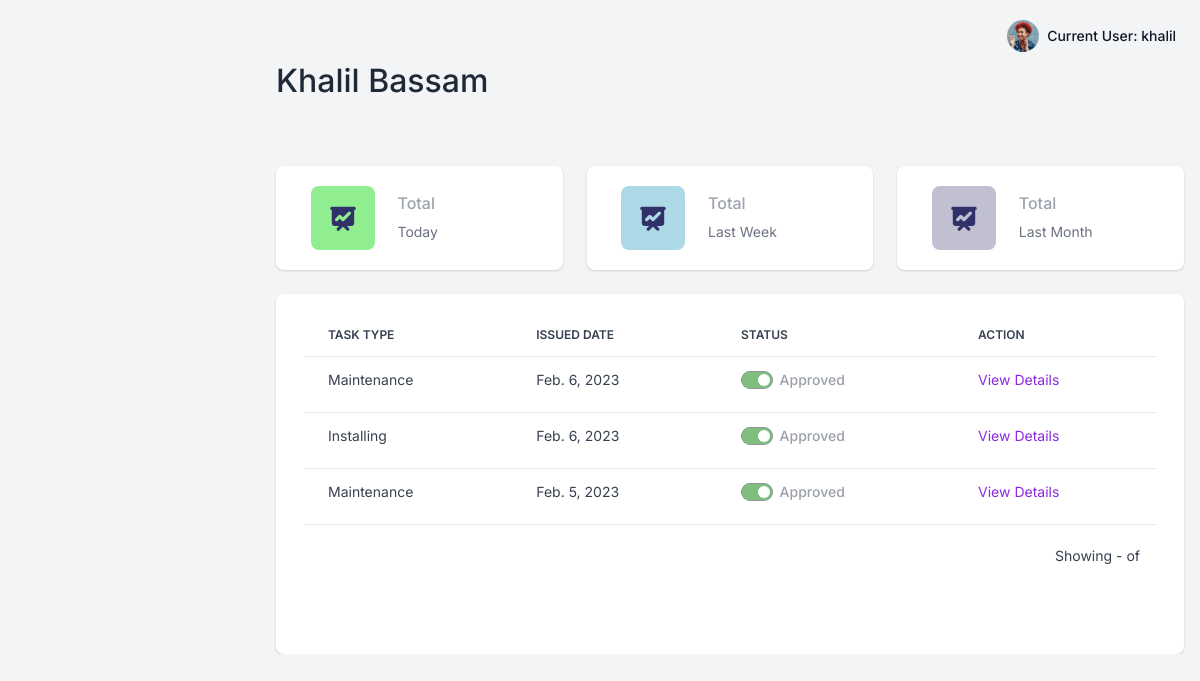
Page /reports/hr/profile/2 (signed in) on the committed database.
### apps/reports/models.py (models this page shows, shortened)
class Report(Model):
    STATUS_CHOICES= (
    ('Pending', 'Pending'),
    ('Approved', 'Approved'),
    )
    id=AutoField(primary_key=True,editable=False)
    owner = ForeignKey(Employee,on_delete=SET_NULL,null=True)
    task_type=ForeignKey(Task_type,on_delete=SET_NULL,null=True)
    created_at=DateTimeField(auto_now_add=True)
    status=CharField(max_length=50,choices=STATUS_CHOICES,default='Pending')
    description=TextField(null=True)

class Task_type(Model):
    id=AutoField(primary_key=True,editable=False)
    job_title=ForeignKey(Job_title,on_delete=CASCADE,null=True)
    type = CharField(max_length=50,null=True)
    def __str__(self):
        return self.type

### apps/reports/views.py (the view)
# urls.py: path('hr/profile/<int:pk>',views.ProfileView.as_view(),name='profile'),
class ProfileView(LoginRequiredMixin,ListView):
    model=Report
    template_name='reports/profile.html'
    def get_context_data(self, **kwargs):
        context = super().get_context_data(**kwargs)
        pk = self.kwargs.get('pk')
        reports=Report.objects.filter(owner_id=pk).order_by('-created_at')
        context['report_list']=reports
        context['name'] = reports.first().owner.fullname if reports.exists() else None
        return context

### apps/context_processors.py (called while the page is built)
def cfg_assets_root(request):
    return { 'ASSETS_ROOT' : settings.ASSETS_ROOT }

### apps/reports/models.py (called while the page is built)
    @property
    def fullname(self):
        return self.user.first_name +" "+self.user.last_name

### apps/templates/reports/profile.html (shortened to what this page needs)
{% extends "layouts/base.html" %}
{% block content %}
{% load humanize %}
<div class="row">
    <label><h2>{{name}}</h2></label>
    <div class="d-flex justify-content-between flex-wrap flex-md-nowrap align-items-center py-4"></div>
<div class="col-12 col-sm-6 col-xl-4 mb-4">
    <div class="card border-0 shadow">
        <div class="card-body">
            <div class="row d-block d-xl-flex align-items-center">
                <div class="col-12 col-xl-5 text-xl-center mb-3 mb-xl-0 d-flex align-items-center justify-content-xl-center">
                    <div class="icon-shape icon-shape-tertiary rounded me-4 me-sm-0" style="background-color: lightgreen">
                    </div>
                </div>
                <div class="col-12 col-xl-7 px-xl-0">
                    <div class="d-none d-sm-block">
                        <h2 class="h6 text-gray-400 mb-0">Total</h2>
                    </div>
                    <small class="d-flex align-items-center text-gray-500">
                        Today
                    </small>
                </div>
            </div>
        </div>
    </div>
</div>
<div class="col-12 col-sm-6 col-xl-4 mb-4">
    <div class="card border-0 shadow">
        <div class="card-body">
            <div class="row d-block d-xl-flex align-items-center">
                <div class="col-12 col-xl-5 text-xl-center mb-3 mb-xl-0 d-flex align-items-center justify-content-xl-center">
                    <div class="icon-shape icon-shape-tertiary rounded me-4 me-sm-0" style="background-color:lightblue">
                    </div>
                </div>
                <div class="col-12 col-xl-7 px-xl-0">
                    <div class="d-none d-sm-block">
                        <h2 class="h6 text-gray-400 mb-0">Total</h2>
                    </div>
                    <small class="d-flex align-items-center text-gray-500">
                        Last Week
                    </small>
                </div>
            </div>
        </div>
    </div>
</div>
<div class="col-12 col-sm-6 col-xl-4 mb-4">
    <div class="card border-0 shadow">
        <div class="card-body">
            <div class="row d-block d-xl-flex align-items-center">
                <div class="col-12 col-xl-5 text-xl-center mb-3 mb-xl-0 d-flex align-items-center justify-content-xl-center">
                    <div class="icon-shape icon-shape-tertiary rounded me-4 me-sm-0">
                    </div>
                </div>
                <div class="col-12 col-xl-7 px-xl-0">
                    <div class="d-none d-sm-block">
                        <h2 class="h6 text-gray-400 mb-0">Total</h2>
                    </div>
                    <small class="d-flex align-items-center text-gray-500">
                        Last Month
                    </small>
                </div>
            </div>
        </div>
    </div>
</div>
</div>
  <div class="card card-body border-0 shadow table-wrapper table-responsive">
    <div class="container-fluid">
        <div class="row mb-5">
      <table class="table table-hover">
          <thead>
              <tr>
                  <th class="border-gray-200">Task Type</th>
                  <th class="border-gray-200">Issued Date</th>
                  <th class="border-gray-200">Status</th>
                  <th class="border-gray-200">Action</th>
              </tr>
          </thead>
          <tbody>
              {% if report_list%}
              {% for report in report_list %}
                        <tr>
                            <td><span class="fw-normal">{{report.task_type}}</span></td>
                            <td><span class="fw-normal">{{report.created_at|naturalday}}</span></td>
                            <td>
                                <span class="form-check form-switch">
                                    {% if report.status == 'Approved' %}
                                    <input class="form-check-input" type="checkbox" id="flexSwitchCheckChecked"  checked style="background-color: green;"  disabled>
                                    <label class="form-check-label" for="flexSwitchCheckChecked">Approved</label>
                                    {% else %}
                                    <input class="form-check-input" type="checkbox" id="flexSwitchCheckChecked" disabled>
                                    <label class="form-check-label" for="flexSwitchCheckChecked">Pending</label>
                                    {% endif %}
                                </span>
                            </td>
                            <td>
                                <a style="color:blueviolet;" href="{% url 'reports:H-detail' report.id %}">View Details</a>
                            </td>
                        </tr>
                {% endfor %}
              {% endif %}
          </tbody>
      </table>
      <div class="card-footer px-3 border-0 d-flex flex-column flex-lg-row align-items-center justify-content-between">
          <div class="fw-normal small mt-4 mt-lg-0">Showing {{ page_obj.start_index }}-{{ page_obj.end_index }} of {{ page_obj.paginator.count }}</div>
      </div>
    </div>
</div>
  </div>
{% endblock content %}

### apps/templates/includes/navigation.html (shortened to what this page needs)
<nav class="navbar navbar-top navbar-expand navbar-dashboard navbar-dark ps-0 pe-2 pb-0" >
              <div class="container-fluid px-0">
                <div class="d-flex justify-content-between w-100" id="navbarSupportedContent">
                  <ul class="navbar-nav align-items-center">
                    <li class="nav-item dropdown ms-lg-3">
                      <a class="nav-link dropdown-toggle pt-1 px-0" href="#" role="button" data-bs-toggle="dropdown" aria-expanded="false">
                        <div class="media d-flex align-items-center">
                          <img class="avatar rounded-circle" alt="Image placeholder" src="{{ ASSETS_ROOT }}/img/team/profile-picture-3.jpg">
                          <div class="media-body ms-2 text-dark align-items-center d-none d-lg-block">
                            <span class="mb-0 font-small fw-bold text-gray-900">
                              Current User: <strong>{{ request.user.username }}</strong>
                            </span>
                          </div>
                        </div>
                      </a>
                    </li>
                  </ul>
                </div>
              </div>
            </nav>

### rows in the picture
Report: task_type "Maintenance", created_at "Feb. 6, 2023"
Report: task_type "Installing", created_at "Feb. 6, 2023"
Report: task_type "Maintenance", created_at "Feb. 5, 2023"

### other values in the picture
{{ request.user.username }} "khalil"
{{ name }} "Khalil Bassam"
